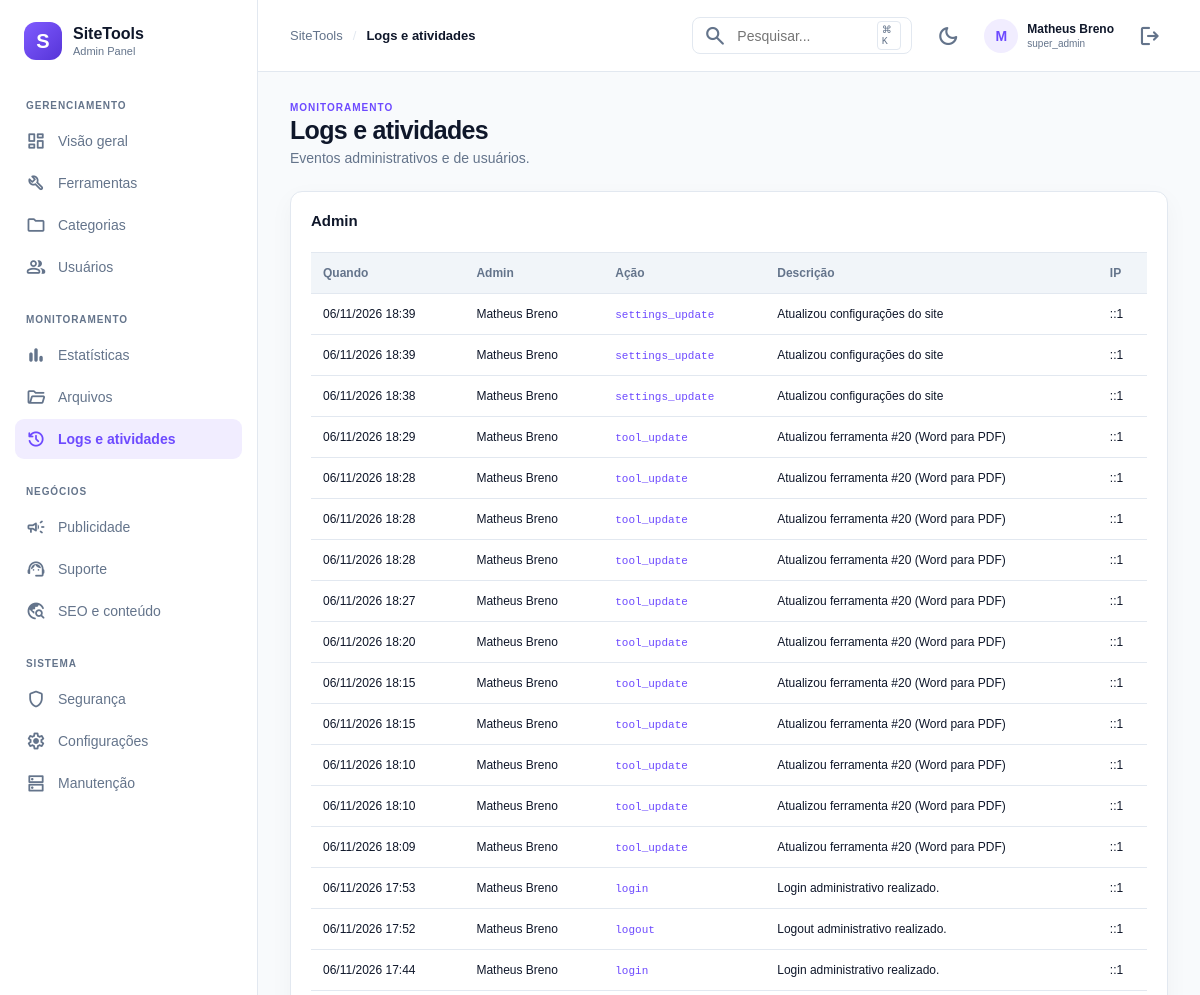
Before: /admin/index.php?page=logs (signed in, upper part) with the older database file.
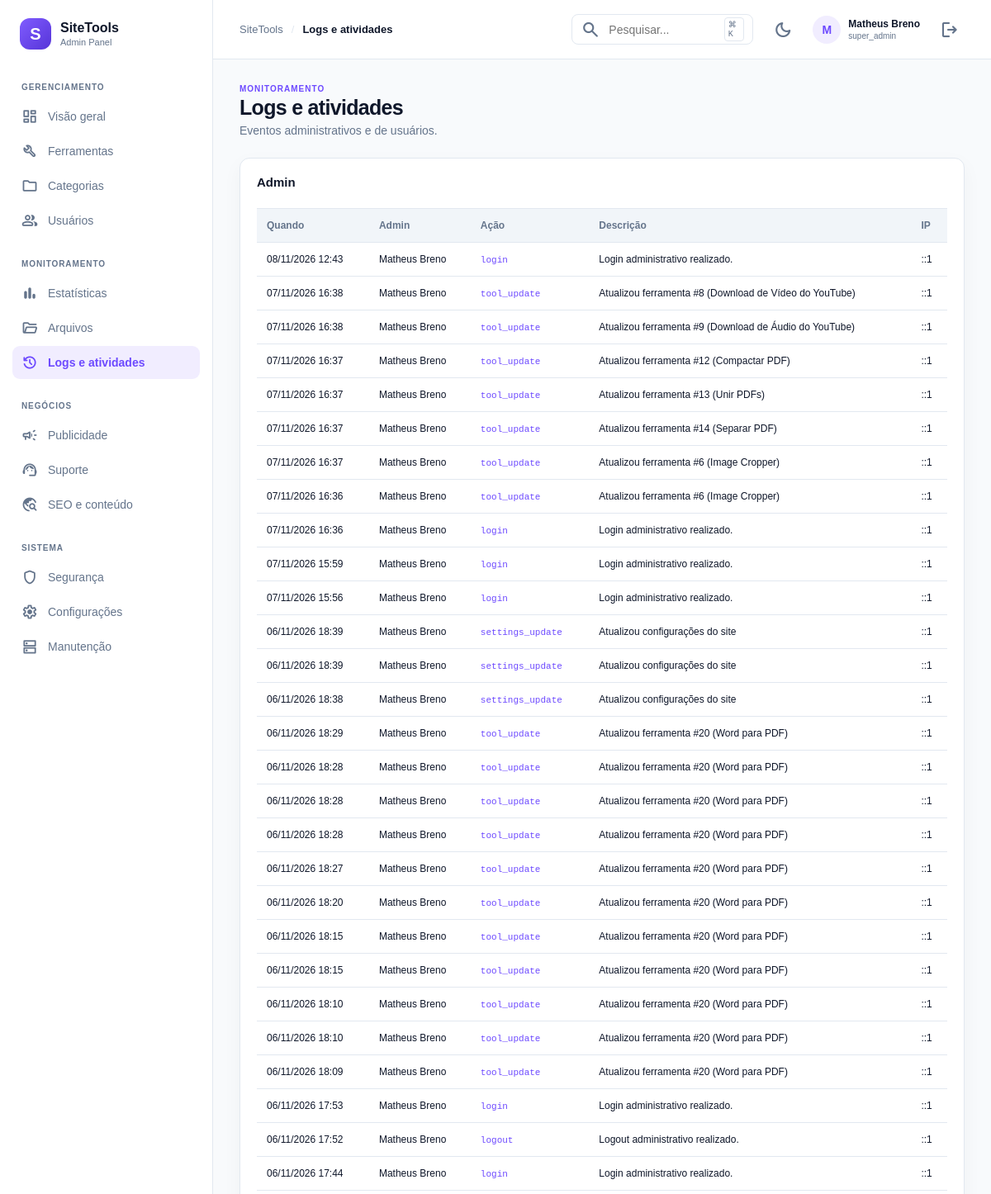
After: the same page with the newer database file.
### tables this page shows
CREATE TABLE IF NOT EXISTS `admin_activity_logs` (
  `id` bigint UNSIGNED NOT NULL AUTO_INCREMENT,
  `admin_user_id` bigint UNSIGNED DEFAULT NULL,
  `action` varchar(100) NOT NULL,
  `description` varchar(500) DEFAULT NULL,
  `ip_address` varchar(45) DEFAULT NULL,
  `created_at` datetime NOT NULL DEFAULT CURRENT_TIMESTAMP,
  PRIMARY KEY (`id`),
  KEY `idx_admin_activity_created` (`created_at`),
  KEY `idx_admin_activity_user` (`admin_user_id`)
);

### admin/includes/helpers.php (called while the page is built, shortened)
<?php
function e(?string $value): string
{
    return htmlspecialchars($value ?? '', ENT_QUOTES | ENT_SUBSTITUTE, 'UTF-8');
}
function admin_url(string $path = ''): string
{
    return rtrim(BASE_URL, '/') . '/admin/' . ltrim($path, '/');
}

### admin/pages/logs.php (the view, shortened to what this page needs)
<?php
$adminLogs = [];
try {
    $pdo = db();
    $adminLogs = $pdo->query(
        'SELECT a.action, a.description, a.ip_address, a.created_at, u.name AS admin_name
         FROM admin_activity_logs a
         LEFT JOIN admin_users u ON u.id = a.admin_user_id
         ORDER BY a.id DESC LIMIT 100'
    )->fetchAll();
} catch (Throwable) {
    $error = true;
}
?>
<div class="page-heading">
    <div>
        <p class="eyebrow">MONITORAMENTO</p>
        <h1>Logs e atividades</h1>
        <p class="muted">Eventos administrativos e de usuários.</p>
    </div>
</div>
<div class="panel" style="margin-bottom:20px;">
    <div class="panel-heading"><div><h2>Admin</h2></div></div>
    <div class="table-wrap">
        <table>
            <thead><tr><th>Quando</th><th>Admin</th><th>Ação</th><th>Descrição</th><th>IP</th></tr></thead>
            <tbody>
            <?php foreach ($adminLogs as $l): ?>
                <tr>
                    <td><?= e(date('d/m/Y H:i', strtotime((string) $l['created_at']))) ?></td>
                    <td><?= e($l['admin_name'] ?? '—') ?></td>
                    <td><code><?= e($l['action']) ?></code></td>
                    <td><?= e($l['description'] ?? '') ?></td>
                    <td><?= e($l['ip_address'] ?? '') ?></td>
                </tr>
            <?php endforeach; ?>
            </tbody>
        </table>
    </div>
</div>

### admin/includes/sidebar.php (shortened to what this page needs)
<?php
$currentPage = $_GET['page'] ?? 'dashboard';
$groups = [
    'GERENCIAMENTO' => [
        ['dashboard', 'Visão geral', 'dashboard'],
        ['tools', 'Ferramentas', 'build'],
        ['categories', 'Categorias', 'folder'],
        ['users', 'Usuários', 'group'],
    ],
    'MONITORAMENTO' => [
        ['analytics', 'Estatísticas', 'bar_chart'],
        ['files', 'Arquivos', 'folder_open'],
        ['logs', 'Logs e atividades', 'history'],
    ],
    'NEGÓCIOS' => [
        ['advertisements', 'Publicidade', 'campaign'],
        ['support', 'Suporte', 'support_agent'],
        ['seo', 'SEO e conteúdo', 'travel_explore'],
    ],
    'SISTEMA' => [
        ['security', 'Segurança', 'shield'],
        ['settings', 'Configurações', 'settings'],
        ['maintenance', 'Manutenção', 'dns'],
    ],
];
?>
<aside class="sidebar" id="sidebar">
    <a class="brand" href="<?= e(admin_url('index.php?page=dashboard')) ?>">
        <span class="brand-mark">S</span>
        <span><strong>SiteTools</strong><small>Admin Panel</small></span>
    </a>
    <nav class="side-nav" aria-label="Navegação administrativa">
        <?php foreach ($groups as $groupName => $items): ?>
            <div class="nav-group">
                <div class="nav-label"><?= e($groupName) ?></div>
                <?php foreach ($items as [$slug, $label, $icon]): ?>
                    <a class="nav-link <?= $currentPage === $slug ? 'active' : '' ?>"
                       href="<?= e(admin_url('index.php?page=' . $slug)) ?>">
                        <span class="material-symbols-rounded" aria-hidden="true"><?= e($icon) ?></span>
                        <span><?= e($label) ?></span>
                    </a>
                <?php endforeach; ?>
            </div>
        <?php endforeach; ?>
    </nav>
</aside>

Changed rows visible on the page:
added admin_activity_logs: created_at "08/11/2026 12:43", admin_user.name "Matheus Breno", action "login", description "Login administrativo realizado.", ip_address "::1"
added admin_activity_logs: created_at "07/11/2026 16:38", admin_user.name "Matheus Breno", action "tool_update", description "Atualizou ferramenta #8 (Download de Vídeo do YouTube)", ip_address "::1"
added admin_activity_logs: created_at "07/11/2026 16:38", admin_user.name "Matheus Breno", action "tool_update", description "Atualizou ferramenta #9 (Download de Áudio do YouTube)", ip_address "::1"
added admin_activity_logs: created_at "07/11/2026 16:37", admin_user.name "Matheus Breno", action "tool_update", description "Atualizou ferramenta #12 (Compactar PDF)", ip_address "::1"
added admin_activity_logs: created_at "07/11/2026 16:37", admin_user.name "Matheus Breno", action "tool_update", description "Atualizou ferramenta #13 (Unir PDFs)", ip_address "::1"
added admin_activity_logs: created_at "07/11/2026 16:37", admin_user.name "Matheus Breno", action "tool_update", description "Atualizou ferramenta #14 (Separar PDF)", ip_address "::1"
added admin_activity_logs: created_at "07/11/2026 16:37", admin_user.name "Matheus Breno", action "tool_update", description "Atualizou ferramenta #6 (Image Cropper)", ip_address "::1"
added admin_activity_logs: created_at "07/11/2026 16:36", admin_user.name "Matheus Breno", action "tool_update", description "Atualizou ferramenta #6 (Image Cropper)", ip_address "::1"
added admin_activity_logs: created_at "07/11/2026 16:36", admin_user.name "Matheus Breno", action "login", description "Login administrativo realizado.", ip_address "::1"
added admin_activity_logs: created_at "07/11/2026 15:59", admin_user.name "Matheus Breno", action "login", description "Login administrativo realizado.", ip_address "::1"
added admin_activity_logs: created_at "07/11/2026 15:56", admin_user.name "Matheus Breno", action "login", description "Login administrativo realizado.", ip_address "::1"
